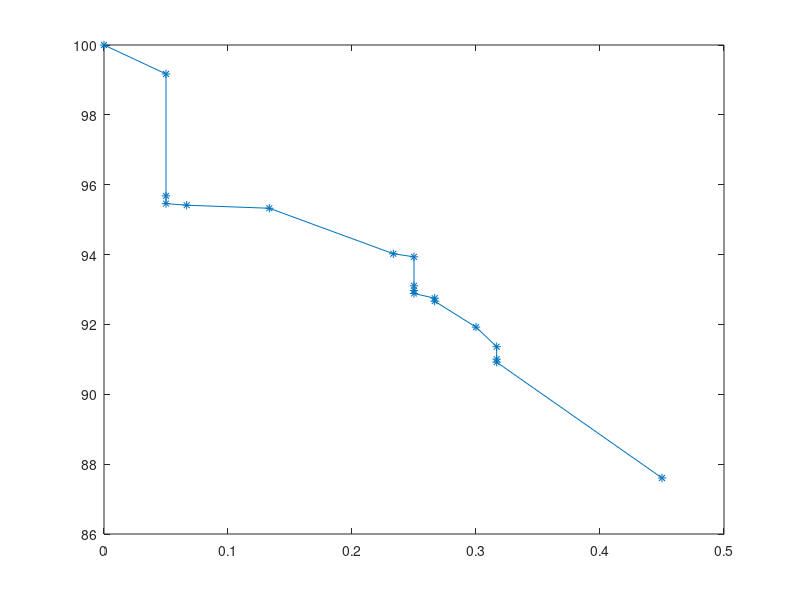

MATLAB code for this plot:
#!/usr/bin/octave -qf
 clc
 clear
 close all
 data = csvread('nima_results.csv');
 systemName = 'D';
 %data = csvread([systemName ".csv"]);
 timeLaps = data(1:end,2)./60;
 pow = data(1:end,11);
 pow = 100*pow./max(pow);
 %hist(throughput);
 plot(timeLaps, pow, '-*')
 
 %unique(throughput)
 %return
 %Saving
 filename = [systemName '_real.csv'];
 %--- First write the header
 fid = fopen(filename, 'w');
 fprintf(fid, 'time,power, \n');
 fclose(fid)
 %--- Now append the data
 dlmwrite(filename,[timeLaps pow],'delimiter',',','-append');
 